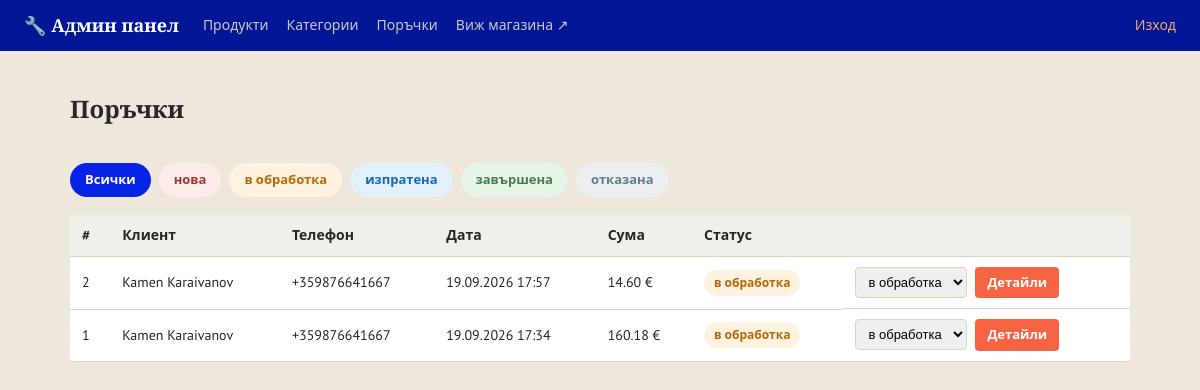
The page /admin/orders (signed in) on the database as committed earlier.
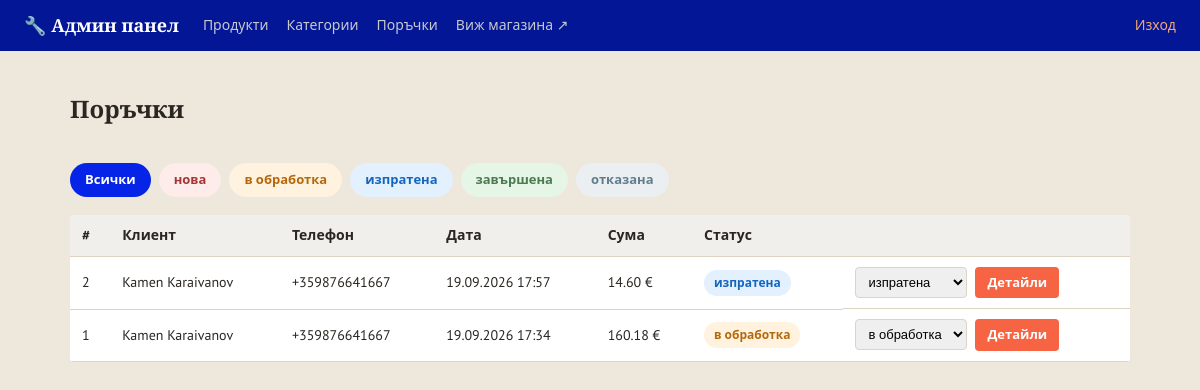
The same page on the database as committed later.
### models.py (models this page shows)
class Order(db.Model):
    __tablename__ = 'orders'
    STATUSES = ['нова', 'в обработка', 'изпратена', 'завършена', 'отказана']
    id = db.Column(db.Integer, primary_key=True)
    customer_name = db.Column(db.String(150), nullable=False)
    phone = db.Column(db.String(50), nullable=False)
    address = db.Column(db.String(300), nullable=False)
    email = db.Column(db.String(150), default='')
    total = db.Column(db.Float, nullable=False)
    status = db.Column(db.String(30), default='нова', nullable=False)
    created_at = db.Column(db.DateTime, default=datetime.utcnow)
    items = db.relationship('OrderItem', backref='order', lazy=True)

### app.py (the view)
@app.route('/admin/orders')
@admin_required
def admin_orders():
    orders, sort, status_filter = selected_orders()
    return render_template('admin/orders.html', orders=orders,
                           statuses=Order.STATUSES, status_filter=status_filter,
                           sort=sort, sort_options=ORDER_SORTS)

### app.py (called while the page is built)
@app.context_processor
def inject_whatsapp_number():
    return {'whatsapp_number': app.config['WHATSAPP_NUMBER'], 'asset_version': app.config['ASSET_VERSION']}

@app.context_processor
def inject_category_icons():
    return {'category_icons': CATEGORY_ICONS}

def admin_required(view_func):
    @wraps(view_func)
    def wrapper(*args, **kwargs):
        if not session.get('is_admin'):
            flash('Моля, влезте в системата.', 'error')
            return redirect(url_for('admin_login', next=request.path))
        return view_func(*args, **kwargs)
    return wrapper

def selected_sort(options):
    value = request.args.get('sort', 'newest')
    return value if value in options else 'newest'

def selected_orders():
    sort = selected_sort(ORDER_SORTS)
    status_filter = request.args.get('status', '').strip()
    query = Order.query
    if status_filter:
        query = query.filter_by(status=status_filter)
    if sort in ('name_asc', 'name_desc'):
        orders = sorted(query.order_by(Order.id.asc()).all(),
                        key=lambda o: o.customer_name.casefold(),
                        reverse=sort == 'name_desc')
    else:
        ordering = {
            'newest': (Order.created_at.desc(), Order.id.desc()),
            'oldest': (Order.created_at.asc(), Order.id.asc()),
            'total_asc': (Order.total.asc(), Order.id.asc()),
            'total_desc': (Order.total.desc(), Order.id.asc()),
        }
        orders = query.order_by(*ordering[sort]).all()
    return orders, sort, status_filter

### templates/admin/orders.html (shortened to what this page needs)
{% extends 'admin/base.html' %}
{% block content %}
<div class="admin-header-row">
    <h1 class="page-title">Поръчки</h1>
</div>
<div class="status-filter">
    <a href="{{ url_for('admin_orders') }}" class="status-chip {% if not status_filter %}status-chip-active{% endif %}">Всички</a>
    {% for s in statuses %}
    <a href="{{ url_for('admin_orders', status=s) }}"
       class="status-chip status-{{ s | replace(' ', '-') }} {% if status_filter == s %}status-chip-active{% endif %}">{{ s }}</a>
    {% endfor %}
</div>
{% if orders %}
<table class="admin-table">
    <thead>
        <tr>
            <th>#</th>
            <th>Клиент</th>
            <th>Телефон</th>
            <th>Дата</th>
            <th>Сума</th>
            <th>Статус</th>
            <th></th>
        </tr>
    </thead>
    <tbody>
        {% for o in orders %}
        <tr>
            <td>{{ o.id }}</td>
            <td>{{ o.customer_name }}</td>
            <td>{{ o.phone }}</td>
            <td>{{ o.created_at.strftime('%d.%m.%Y %H:%M') }}</td>
            <td>{{ '%.2f'|format(o.total) }} €</td>
            <td>
                <span class="status-badge status-{{ o.status | replace(' ', '-') }}">{{ o.status }}</span>
            </td>
            <td class="admin-actions">
                <form action="{{ url_for('admin_order_status', order_id=o.id) }}" method="post" class="status-select-form">
                    <select name="status" onchange="this.form.submit()">
                        {% for s in statuses %}
                        <option value="{{ s }}" {% if s == o.status %}selected{% endif %}>{{ s }}</option>
                        {% endfor %}
                    </select>
                </form>
                <a href="{{ url_for('admin_order_detail', order_id=o.id) }}" class="btn btn-small">Детайли</a>
            </td>
        </tr>
        {% endfor %}
    </tbody>
</table>
{% else %}
<p class="empty-msg">Няма поръчки{% if status_filter %} със статус "{{ status_filter }}"{% endif %}.</p>
{% endif %}
{% endblock %}

### templates/admin/base.html (shortened to what this page needs)
<!DOCTYPE html>
<html lang="bg">
<head>
    <link rel="stylesheet" href="{{ url_for('static', filename='css/style.css') }}?v={{ asset_version }}">
    <link rel="stylesheet" href="{{ url_for('static', filename='css/admin.css') }}?v={{ asset_version }}">
    <link type="text/css" rel="stylesheet" href="{{ url_for('static',filename='css/style.css') }}"/>
</head>
<body class="admin-body">
<header class="admin-topbar">
    <a href="{{ url_for('admin_dashboard') }}" class="brand">🔧 Админ панел</a>
    <nav class="admin-nav">
        <a href="{{ url_for('admin_dashboard') }}">Продукти</a>
        <a href="{{ url_for('admin_categories') }}">Категории</a>
        <a href="{{ url_for('admin_orders') }}">Поръчки</a>
        <a href="{{ url_for('index') }}" target="_blank">Виж магазина ↗</a>
    </nav>
    <a href="{{ url_for('admin_logout') }}" class="admin-logout">Изход</a>
</header>
<main class="admin-container">
    {% block content %}{% endblock %}
</main>
</body>
</html>

### static/css/style.css (style rules this page uses)
:root { --steel: #0623e8; --steel-dark: #031696; --accent: #f66444; --accent-dark: #bf4e35; --highlight: #d9a441; --bg: #ede7dc; --card-bg: #ffffff; --border: #ddd4c3; --text: #2a2622; --text-light: #766f62; --success: #4b7a51; --danger: #a23636; --radius: 4px; }
* { box-sizing: border-box; }
body { margin: 0; font-family: 'PT Sans', 'Segoe UI', Roboto, Arial, sans-serif; background: var(--bg); color: var(--text); line-height: 1.5; }
h1, h2, h3, .brand, .hero h1 { font-family: 'Bitter', Georgia, serif; }
a { color: inherit; text-decoration: none; }
.brand { font-size: 22px; font-weight: 700; color: #fff; white-space: nowrap; display: flex; align-items: center; gap: 10px; }
.page-title { font-size: 24px; margin-bottom: 16px; }
.btn { display: inline-block; background: var(--accent); color: #fff; border: none; padding: 10px 18px; border-radius: var(--radius); font-weight: 600; cursor: pointer; font-size: 14px; }
.btn-small { padding: 6px 12px; font-size: 13px; }

### static/css/admin.css (style rules this page uses)
.admin-body { background: var(--bg); }
.admin-topbar { background: var(--steel-dark); color: #fff; display: flex; align-items: center; gap: 24px; padding: 12px 24px; }
.admin-topbar .brand { color: #fff; font-size: 18px; font-weight: 700; }
.admin-nav { display: flex; gap: 18px; flex: 1; }
.admin-nav a { color: #c7c9cc; font-size: 14px; }
.admin-logout { color: #f0a875; font-size: 14px; }
.admin-container { max-width: 1100px; margin: 0 auto; padding: 24px 20px 60px; }
.admin-header-row { display: flex; align-items: center; justify-content: space-between; margin-bottom: 20px; }
.admin-table { width: 100%; border-collapse: collapse; background: var(--card-bg); border-radius: var(--radius); overflow: hidden; }
.admin-table th, .admin-table td { padding: 10px 12px; border-bottom: 1px solid var(--border); text-align: left; font-size: 14px; }
.admin-table th { background: #f0efec; }
.admin-actions { display: flex; gap: 8px; flex-wrap: wrap; align-items: center; }
.status-filter { display: flex; flex-wrap: wrap; gap: 8px; margin-bottom: 18px; }
.status-chip { display: inline-block; padding: 6px 14px; border-radius: 20px; font-size: 13px; font-weight: 600; background: #e2e0dc; color: var(--text); border: 1px solid transparent; }
.status-chip-active { background: var(--steel); color: #fff; }
.status-badge { display: inline-block; padding: 4px 10px; border-radius: 20px; font-size: 12px; font-weight: 700; white-space: nowrap; }
.status-badge.status-нова, .status-chip.status-нова { background: #fdecea; color: var(--danger); }
.status-badge.status-в-обработка, .status-chip.status-в-обработка { background: #fff3e0; color: #b5680a; }
.status-badge.status-изпратена, .status-chip.status-изпратена { background: #e3f0fd; color: #1565c0; }
.status-badge.status-завършена, .status-chip.status-завършена { background: #e5f5e6; color: var(--success); }
.status-badge.status-отказана, .status-chip.status-отказана { background: #eceff1; color: #607d8b; }
.status-select-form select { padding: 6px 8px; border: 1px solid var(--border); border-radius: var(--radius); font-size: 13px; }

Rows that differ between the two databases and show on the page:
changed Order id 2: status "в обработка" → "изпратена"
